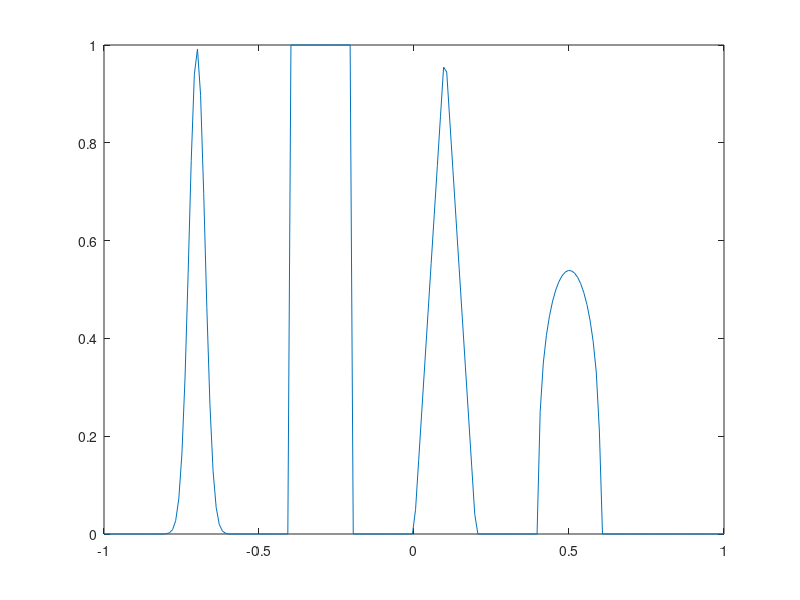

Recreate this plot in MATLAB.
%% Question 2.2 a)

clear
clc

nu = 0.1;   % Courant number (delta_t/delta_x*u)
k = 200;   % number of cells
x_min = -1.005;   % interval for x
x_max = 1.005;
delta_x = (x_max-x_min)/k;   % Grid size
x = x_min+delta_x/2:delta_x:(x_max - delta_x/2);

% set parameters below
a = 0.5;
z = -0.7;
delta = 0.005;
alpha = 10;
beta = log(2)/(36*delta^2);
G = exp(-beta*(x-z).^2);
F = sqrt(max(1-alpha^2*(x-a).^2,0));

% compute start values
u_0 = zeros(1,k);
for i = 1:k
    if -0.8 <= x(i)
        if x(i) <= -0.6
            u_0(i) = 1/6*(exp(-beta*(x(i)-z-delta).^2)+exp(-beta*(x(i)-z+delta).^2)+4*exp(-beta*(x(i)-z).^2));
        end
    end
    if -0.4 <= x(i)
        if x(i) <= -0.2
            u_0(i) = 1;
        end
    end    
    if 0 <= x(i)
        if x(i) <= 0.2
            u_0(i) = 1-abs(10*(x(i)-0.1));
        end
    end    
    if 0.4 <= x(i)
        if x(i) <= 0.6
            u_0(i) = 1/6*(sqrt(max(1-alpha^2*(x(i)-a-delta).^2,0))+sqrt(max(1-alpha^2*(x(i)-a+delta).^2,0)+4*sqrt(max(1-alpha^2*(x(i)-a).^2,0))));
        end
    end
end
plot(x,u_0)   % the last curve does not go up to 1.0 -> why?
%git hub is great